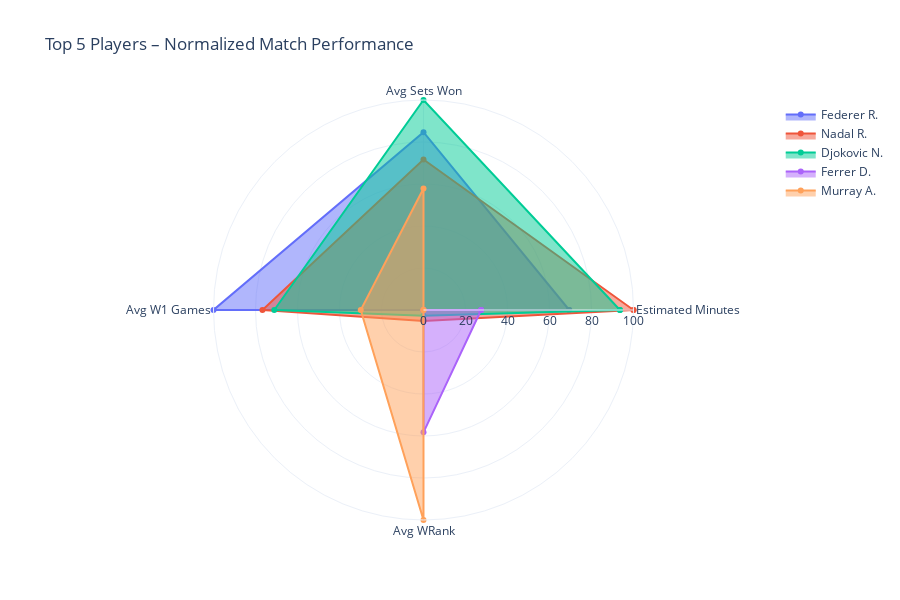

Notebook source saved alongside this figure:
### Code cell
import pandas as pd
import plotly.graph_objects as go

# Load your CSV data
file_path = "/Users/karine/SmashData-1/Milestone 1/match_tennis_68_ajd.csv"
df = pd.read_csv(file_path)

# --- Step 1: Clean & Compute Statistics ---
# Focus on top 5 players by total wins
top_players = df['Winner'].value_counts().head(5).index.tolist()

# Ensure WRank is numeric
df['WRank'] = pd.to_numeric(df['WRank'], errors='coerce')

# Prepare statistics for radar plot
player_stats = []
for player in top_players:
    subset = df[df['Winner'] == player]

    avg_aces = pd.to_numeric(subset['W1'], errors='coerce').mean(skipna=True)  # proxy for ace if missing real ace column
    avg_duration = subset.apply(
        lambda row: sum([
            pd.to_numeric(row.get(f"W{i}"), errors='coerce') +
            pd.to_numeric(row.get(f"L{i}"), errors='coerce')
            for i in range(1, 6)
        ]), axis=1).mean() * 5  # estimate minutes

    win_sets = pd.to_numeric(subset['Wsets'], errors='coerce').mean(skipna=True)
    rank_avg = subset['WRank'].mean(skipna=True)

    player_stats.append({
        "Player": player,
        "Estimated Minutes": avg_duration,
        "Avg Sets Won": win_sets,
        "Avg W1 Games": avg_aces,
        "Avg WRank": rank_avg
    })

# Convert to DataFrame
stats_df = pd.DataFrame(player_stats).set_index("Player")

# Normalize data to 0–100
def normalize(series):
    return 100 * (series - series.min()) / (series.max() - series.min())

normalized = stats_df.apply(normalize)

# --- Step 2: Plot Radar Chart ---
categories = normalized.columns.tolist()

fig = go.Figure()
for player in normalized.index:
    fig.add_trace(go.Scatterpolar(
        r=normalized.loc[player].tolist() + [normalized.loc[player].tolist()[0]],
        theta=categories + [categories[0]],
        fill='toself',
        name=player
    ))

fig.update_layout(
    title="Top 5 Players – Normalized Match Performance",
    polar=dict(radialaxis=dict(visible=True, range=[0, 100])),
    showlegend=True,
    template="plotly_white",
    height=600
)

fig.show()

### Figure 1 — Plotly figure (JSON) as saved in the notebook; plotly's stock layout.template omitted (floating-point values rounded to 4 significant figures)
{"data": [{"fill": "toself", "name": "Federer R.", "r": [69.38, 84.69, 100, 0, 69.38], "theta": ["Estimated Minutes", "Avg Sets Won", "Avg W1 Games", "Avg WRank", "Estimated Minutes"], "type": "scatterpolar"}, {"fill": "toself", "name": "Nadal R.", "r": [100, 71.69, 76.68, 5.183, 100], "theta": ["Estimated Minutes", "Avg Sets Won", "Avg W1 Games", "Avg WRank", "Estimated Minutes"], "type": "scatterpolar"}, {"fill": "toself", "name": "Djokovic N.", "r": [93.54, 100, 71.06, 2.791, 93.54], "theta": ["Estimated Minutes", "Avg Sets Won", "Avg W1 Games", "Avg WRank", "Estimated Minutes"], "type": "scatterpolar"}, {"fill": "toself", "name": "Ferrer D.", "r": [27.42, 0, 0, 58.26, 27.42], "theta": ["Estimated Minutes", "Avg Sets Won", "Avg W1 Games", "Avg WRank", "Estimated Minutes"], "type": "scatterpolar"}, {"fill": "toself", "name": "Murray A.", "r": [0, 57.84, 29.89, 100, 0], "theta": ["Estimated Minutes", "Avg Sets Won", "Avg W1 Games", "Avg WRank", "Estimated Minutes"], "type": "scatterpolar"}], "layout": {"height": 600, "polar": {"radialaxis": {"range": [0, 100], "visible": true}}, "showlegend": true, "title": {"text": "Top 5 Players – Normalized Match Performance"}}}
